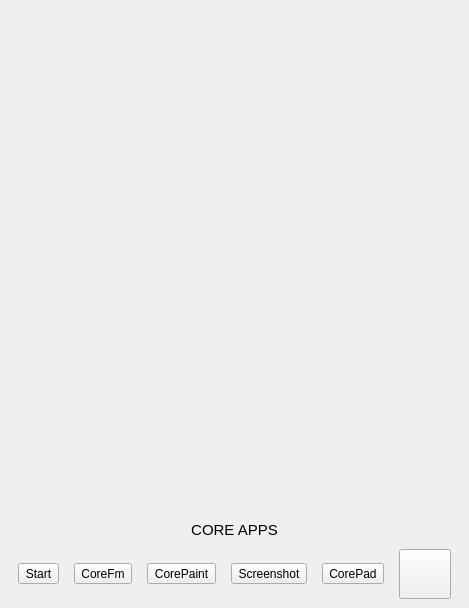
<?xml version="1.0" encoding="UTF-8"?>
<ui version="4.0">
 <class>coreaction</class>
 <widget class="QWidget" name="coreaction">
  <property name="geometry">
   <rect>
    <x>0</x>
    <y>0</y>
    <width>469</width>
    <height>608</height>
   </rect>
  </property>
  <property name="focusPolicy">
   <enum>Qt::StrongFocus</enum>
  </property>
  <property name="windowTitle">
   <string>CoreAction</string>
  </property>
  <property name="windowIcon">
   <iconset resource="icons.qrc">
    <normaloff>:/icons/coreaction.svg</normaloff>:/icons/coreaction.svg</iconset>
  </property>
  <property name="autoFillBackground">
   <bool>false</bool>
  </property>
  <property name="styleSheet">
   <string notr="true"/>
  </property>
  <layout class="QVBoxLayout" name="verticalLayout_11">
   <property name="spacing">
    <number>3</number>
   </property>
   <property name="leftMargin">
    <number>3</number>
   </property>
   <property name="topMargin">
    <number>3</number>
   </property>
   <property name="rightMargin">
    <number>3</number>
   </property>
   <property name="bottomMargin">
    <number>3</number>
   </property>
   <item>
    <widget class="QWidget" name="timeW" native="true">
     <layout class="QVBoxLayout" name="verticalLayout">
      <item>
       <widget class="QLabel" name="day">
        <property name="font">
         <font>
          <pointsize>20</pointsize>
         </font>
        </property>
        <property name="text">
         <string/>
        </property>
        <property name="scaledContents">
         <bool>true</bool>
        </property>
        <property name="alignment">
         <set>Qt::AlignLeading|Qt::AlignLeft|Qt::AlignVCenter</set>
        </property>
        <property name="margin">
         <number>0</number>
        </property>
        <property name="indent">
         <number>10</number>
        </property>
       </widget>
      </item>
     </layout>
    </widget>
   </item>
   <item>
    <widget class="QScrollArea" name="widgets">
     <property name="frameShape">
      <enum>QFrame::NoFrame</enum>
     </property>
     <property name="verticalScrollBarPolicy">
      <enum>Qt::ScrollBarAlwaysOff</enum>
     </property>
     <property name="horizontalScrollBarPolicy">
      <enum>Qt::ScrollBarAlwaysOff</enum>
     </property>
     <property name="widgetResizable">
      <bool>true</bool>
     </property>
     <property name="alignment">
      <set>Qt::AlignCenter</set>
     </property>
     <widget class="QWidget" name="widgetsL">
      <property name="geometry">
       <rect>
        <x>0</x>
        <y>0</y>
        <width>463</width>
        <height>456</height>
       </rect>
      </property>
      <layout class="QVBoxLayout" name="verticalLayout_6">
       <property name="spacing">
        <number>3</number>
       </property>
       <property name="leftMargin">
        <number>0</number>
       </property>
       <property name="topMargin">
        <number>0</number>
       </property>
       <property name="rightMargin">
        <number>0</number>
       </property>
       <property name="bottomMargin">
        <number>0</number>
       </property>
       <item>
        <spacer name="verticalSpacer">
         <property name="orientation">
          <enum>Qt::Vertical</enum>
         </property>
         <property name="sizeHint" stdset="0">
          <size>
           <width>20</width>
           <height>40</height>
          </size>
         </property>
        </spacer>
       </item>
      </layout>
     </widget>
    </widget>
   </item>
   <item>
    <widget class="QFrame" name="appsW">
     <property name="minimumSize">
      <size>
       <width>0</width>
       <height>85</height>
      </size>
     </property>
     <property name="maximumSize">
      <size>
       <width>16777215</width>
       <height>90</height>
      </size>
     </property>
     <property name="accessibleName">
      <string>widgets</string>
     </property>
     <property name="styleSheet">
      <string notr="true"/>
     </property>
     <property name="frameShape">
      <enum>QFrame::NoFrame</enum>
     </property>
     <property name="frameShadow">
      <enum>QFrame::Raised</enum>
     </property>
     <layout class="QVBoxLayout" name="verticalLayout_2">
      <property name="spacing">
       <number>10</number>
      </property>
      <property name="leftMargin">
       <number>5</number>
      </property>
      <property name="topMargin">
       <number>6</number>
      </property>
      <property name="rightMargin">
       <number>5</number>
      </property>
      <property name="bottomMargin">
       <number>6</number>
      </property>
      <item>
       <widget class="QLabel" name="label">
        <property name="sizePolicy">
         <sizepolicy hsizetype="Expanding" vsizetype="Preferred">
          <horstretch>0</horstretch>
          <verstretch>0</verstretch>
         </sizepolicy>
        </property>
        <property name="maximumSize">
         <size>
          <width>16777215</width>
          <height>20</height>
         </size>
        </property>
        <property name="font">
         <font>
          <pointsize>11</pointsize>
         </font>
        </property>
        <property name="text">
         <string>CORE APPS</string>
        </property>
        <property name="alignment">
         <set>Qt::AlignCenter</set>
        </property>
       </widget>
      </item>
      <item>
       <widget class="QWidget" name="widget" native="true">
        <property name="accessibleName">
         <string>widgets</string>
        </property>
        <layout class="QHBoxLayout" name="horizontalLayout_2">
         <property name="spacing">
          <number>5</number>
         </property>
         <property name="sizeConstraint">
          <enum>QLayout::SetDefaultConstraint</enum>
         </property>
         <property name="leftMargin">
          <number>0</number>
         </property>
         <property name="topMargin">
          <number>0</number>
         </property>
         <property name="rightMargin">
          <number>0</number>
         </property>
         <property name="bottomMargin">
          <number>0</number>
         </property>
         <item>
          <widget class="QToolButton" name="start">
           <property name="toolTip">
            <string>Start</string>
           </property>
           <property name="text">
            <string>Start</string>
           </property>
           <property name="icon">
            <iconset resource="icons.qrc">
             <normaloff>:/app/icons/app-icons/Start.svg</normaloff>:/app/icons/app-icons/Start.svg</iconset>
           </property>
           <property name="iconSize">
            <size>
             <width>44</width>
             <height>44</height>
            </size>
           </property>
           <property name="toolButtonStyle">
            <enum>Qt::ToolButtonIconOnly</enum>
           </property>
          </widget>
         </item>
         <item>
          <widget class="QToolButton" name="corefm">
           <property name="toolTip">
            <string>CoreFM</string>
           </property>
           <property name="styleSheet">
            <string notr="true"/>
           </property>
           <property name="text">
            <string>CoreFm</string>
           </property>
           <property name="icon">
            <iconset resource="icons.qrc">
             <normaloff>:/app/icons/app-icons/CoreFM.svg</normaloff>:/app/icons/app-icons/CoreFM.svg</iconset>
           </property>
           <property name="iconSize">
            <size>
             <width>44</width>
             <height>44</height>
            </size>
           </property>
           <property name="toolButtonStyle">
            <enum>Qt::ToolButtonIconOnly</enum>
           </property>
          </widget>
         </item>
         <item>
          <widget class="QToolButton" name="corepaint">
           <property name="toolTip">
            <string>CorePaint</string>
           </property>
           <property name="text">
            <string>CorePaint</string>
           </property>
           <property name="icon">
            <iconset resource="icons.qrc">
             <normaloff>:/app/icons/app-icons/CorePaint.svg</normaloff>:/app/icons/app-icons/CorePaint.svg</iconset>
           </property>
           <property name="iconSize">
            <size>
             <width>44</width>
             <height>44</height>
            </size>
           </property>
           <property name="toolButtonStyle">
            <enum>Qt::ToolButtonIconOnly</enum>
           </property>
          </widget>
         </item>
         <item>
          <widget class="QToolButton" name="screenshot">
           <property name="toolTip">
            <string>ScreenShot</string>
           </property>
           <property name="text">
            <string>Screenshot</string>
           </property>
           <property name="icon">
            <iconset resource="icons.qrc">
             <normaloff>:/app/icons/app-icons/CoreShot.svg</normaloff>:/app/icons/app-icons/CoreShot.svg</iconset>
           </property>
           <property name="iconSize">
            <size>
             <width>44</width>
             <height>44</height>
            </size>
           </property>
           <property name="toolButtonStyle">
            <enum>Qt::ToolButtonIconOnly</enum>
           </property>
          </widget>
         </item>
         <item>
          <widget class="QToolButton" name="corepad">
           <property name="toolTip">
            <string>CorePad</string>
           </property>
           <property name="text">
            <string>CorePad</string>
           </property>
           <property name="icon">
            <iconset resource="icons.qrc">
             <normaloff>:/app/icons/app-icons/CorePad.svg</normaloff>:/app/icons/app-icons/CorePad.svg</iconset>
           </property>
           <property name="iconSize">
            <size>
             <width>44</width>
             <height>44</height>
            </size>
           </property>
           <property name="toolButtonStyle">
            <enum>Qt::ToolButtonIconOnly</enum>
           </property>
           <property name="autoRaise">
            <bool>false</bool>
           </property>
          </widget>
         </item>
         <item>
          <widget class="QToolButton" name="search">
           <property name="text">
            <string/>
           </property>
           <property name="icon">
            <iconset resource="icons.qrc">
             <normaloff>:/app/icons/app-icons/Search.svg</normaloff>:/app/icons/app-icons/Search.svg</iconset>
           </property>
           <property name="iconSize">
            <size>
             <width>44</width>
             <height>44</height>
            </size>
           </property>
          </widget>
         </item>
        </layout>
       </widget>
      </item>
     </layout>
    </widget>
   </item>
  </layout>
 </widget>
 <layoutdefault spacing="6" margin="11"/>
 <resources>
  <include location="icons.qrc"/>
 </resources>
 <connections/>
</ui>
